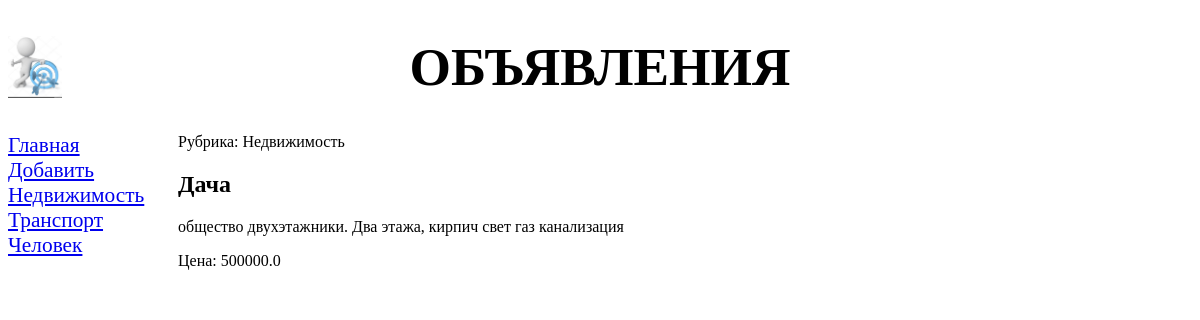
Page /bboard/detail/1/ on the committed database.
### bboard/models.py (models this page shows, shortened)
class Rubric(models.Model):
    name = models.CharField(max_length=20, db_index=True, verbose_name='Название')
    class Meta:
        verbose_name_plural = 'Рубрики'
        verbose_name = 'Рубрика'
        ordering = ['name']

class Bb(models.Model):
    title = models.CharField(max_length=50, verbose_name='Товар')
    content = models.TextField(null=True, blank=True, verbose_name='Описание')
    price = models.FloatField(null=True, blank=True, verbose_name='Цена')
    published = models.DateTimeField(auto_now=True, db_index=True, verbose_name='Опубликовано')
    rubric = models.ForeignKey('Rubric', null=True, on_delete=models.PROTECT, verbose_name='Рубрика')
    class Meta:
        verbose_name_plural = 'Объявления'
        verbose_name = 'Объявление'
        ordering = ['-published']

### bboard/views.py (the view)
# urls.py: path('detail/<int:pk>/', BbDetailView.as_view(), name='detail'),
class BbDetailView(DetailView):
    model = Bb
    def get_context_data(self, **kwargs):
        context = super().get_context_data(**kwargs)
        context['rubrics'] = Rubric.objects.all()
        return context

### bboard/templates/bboard/bb_detail.html (shortened to what this page needs)
{% extends 'layout/basic.html' %}
{% block content %}
    <p>Рубрика: {{ bb.rubric.name }}</p>
    <h2>{{ bb.title }}</h2>
    <p>{{ bb.content }}</p>
    <p>Цена: {{ bb.price }}</p>
{% endblock %}

### bboard/templates/layout/basic.html (shortened to what this page needs)
<!DOCTYPE html>
{% load static %}
<html lang="en">
<head>
    <link rel="stylesheet" type="text/css" href="{% static 'bboard/style.css' %}">
</head>
<body>
    <header>
        <h1>Объявления</h1>
    </header>
    <nav>
        <a href="{% url 'index' %}">Главная</a>
        <a href="{% url 'add' %}">Добавить</a>
        {% for rubric in rubrics %}
        <a href="{% url 'by_rubric' rubric.pk %}">{{ rubric.name }}</a>
        {% endfor %}
    </nav>
    <section>
        {% block content %}
        {% endblock %}
    </section>
</body>
</html>

### bboard/static/bboard/style.css (style rules this page uses)
header h1 { font-size: 40pt; text-transform: uppercase; text-align: center; background: url("bg.jpg") left / auto 100% no-repeat; }
nav { font-size: 16pt; width: 150px; float: left; }
nav a { display: block; margin: 10px Opx; }
section { margin-left: 170px; }

### rows in the picture
Rubric: name "Недвижимость"
Rubric: name "Транспорт"
Rubric: name "Человек"
Bb: rubric.name "Недвижимость", title "Дача", content "общество двухэтажники. Два этажа, кирпич свет газ канализация", price "500000.0"
